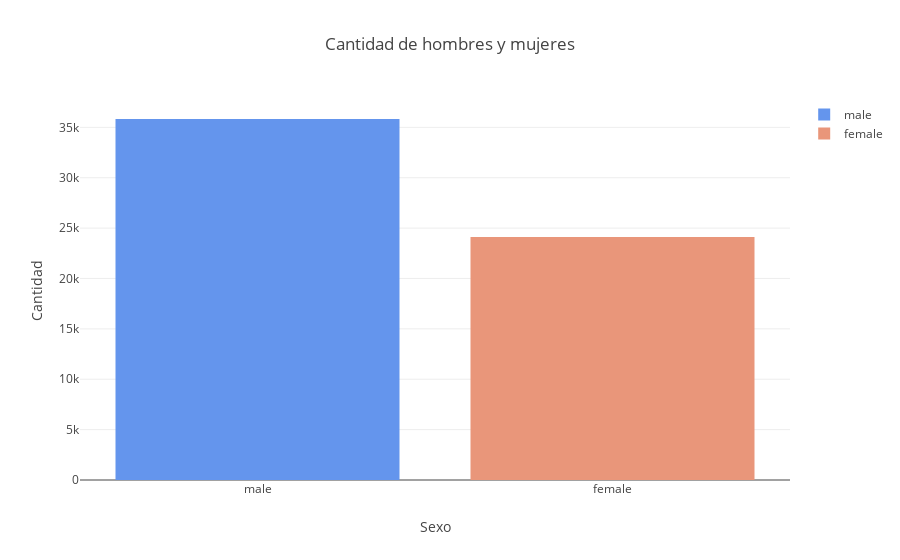

Source (notebook cell):
### Code cell
data = [go.Bar(
            x=['male'],
            y=[df.groupby("sex").get_group("m").count()[0]],
              marker=dict(color='cornflowerblue'),name="male"),
        go.Bar(
            x=['female'],
            y=[df.groupby("sex").get_group("f").count()[0]],
              marker=dict(color='darksalmon'),name="female")
             ]
layout = dict(title = 'Cantidad de hombres y mujeres',
              xaxis = dict(title = 'Sexo'),
              yaxis = dict(title = 'Cantidad')
              )
fig = dict(data=data, layout=layout)
iplot(fig)

### Figure 1 — Plotly figure (JSON) as saved in the notebook; plotly's stock layout.template omitted (floating-point values rounded to 4 significant figures)
{"data": [{"marker": {"color": "cornflowerblue"}, "name": "male", "type": "bar", "uid": "3b76d0e8-f5f6-4fcf-baea-fb2ae7243490", "x": ["male"], "y": [35829]}, {"marker": {"color": "darksalmon"}, "name": "female", "type": "bar", "uid": "b7080cc5-fefe-4316-8a7d-7e283c6b0d43", "x": ["female"], "y": [24117]}], "layout": {"title": {"text": "Cantidad de hombres y mujeres"}, "xaxis": {"title": {"text": "Sexo"}}, "yaxis": {"title": {"text": "Cantidad"}}}}
